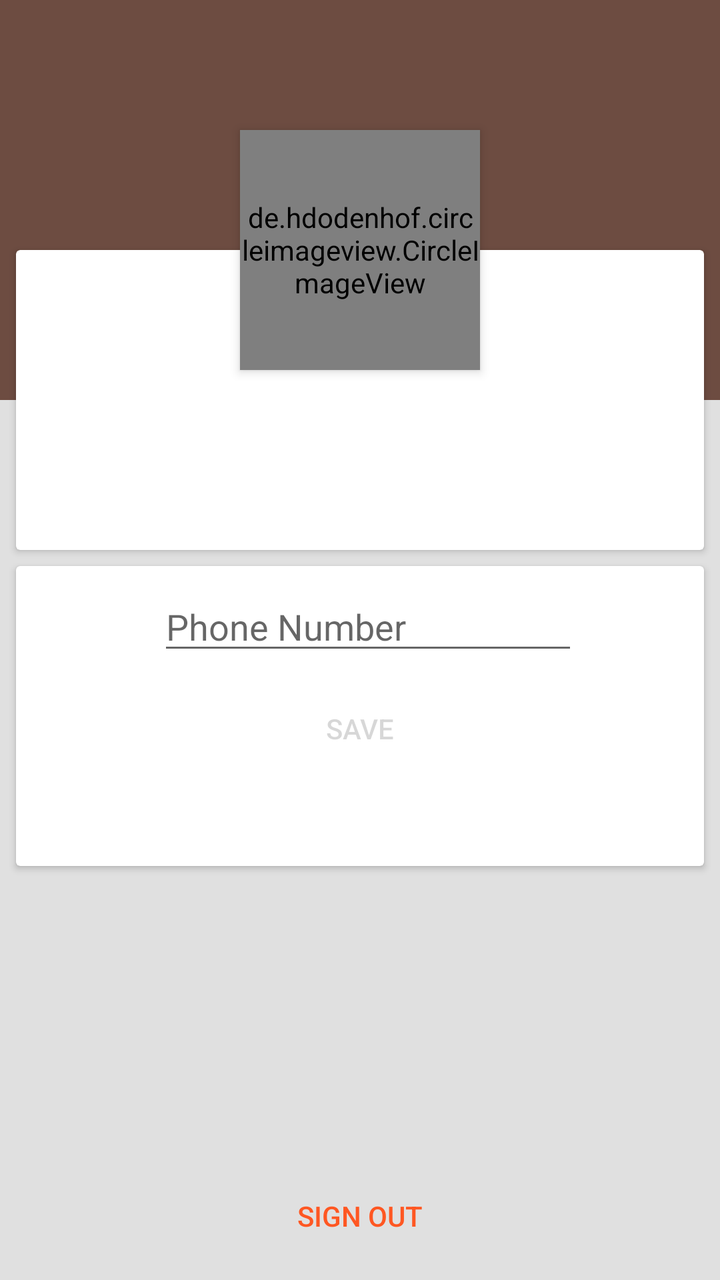
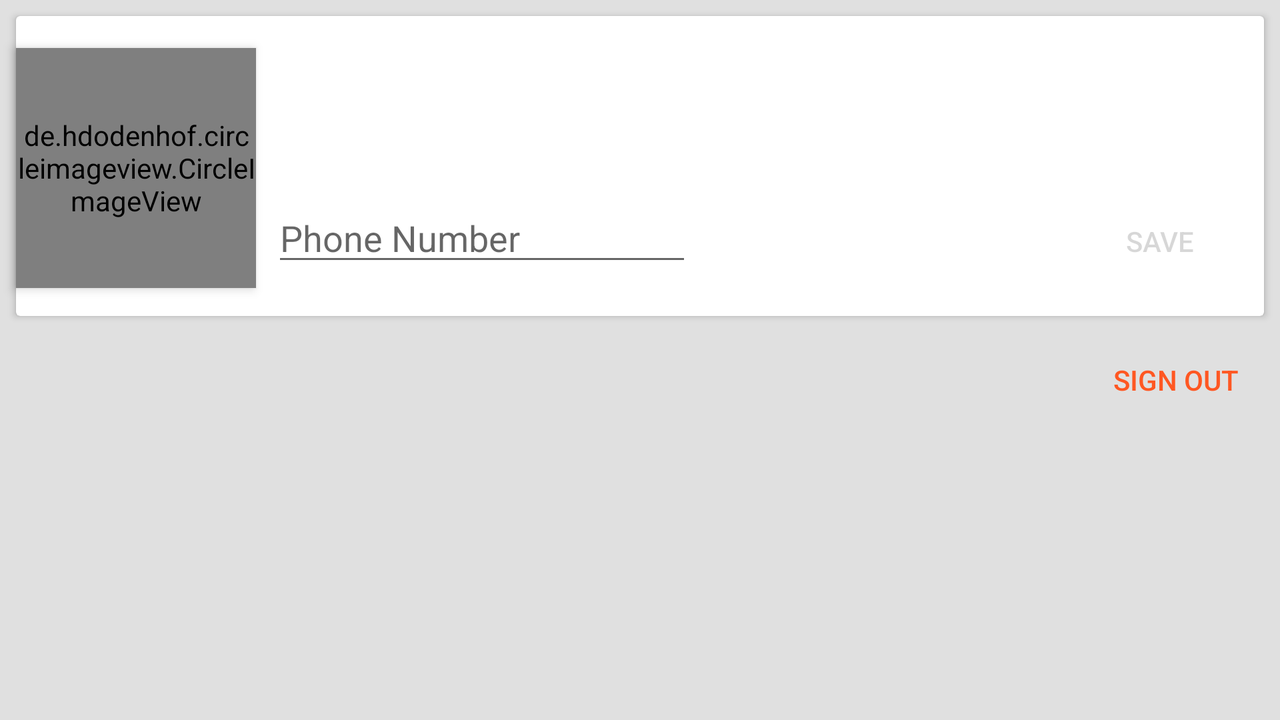

One screen, two layout resources from the same app: the default and the repository's alternative for another configuration. Each is rendered where Android would select it; the XML of both is given below.
<!-- AndroidManifest.xml: application theme AppTheme -->
<!-- res/layout/fragment_profile.xml -->
<?xml version="1.0" encoding="utf-8"?>

<android.support.constraint.ConstraintLayout xmlns:android="http://schemas.android.com/apk/res/android"
    xmlns:app="http://schemas.android.com/apk/res-auto"
    android:layout_width="match_parent"
    android:layout_height="match_parent"
    android:background="@color/colorBackground">

    <Button
        android:id="@+id/btn_profile_save"
        style="@style/Widget.AppCompat.Button.Borderless.Colored"
        android:layout_width="wrap_content"
        android:layout_height="wrap_content"
        android:layout_marginEnd="@dimen/default_margin_inner_layout"
        android:layout_marginStart="@dimen/default_margin_inner_layout"
        android:layout_marginTop="@dimen/default_margin_inner_layout"
        android:elevation="3dp"
        android:enabled="false"
        android:text="@string/save"
        app:layout_constraintEnd_toEndOf="@+id/cardView3"
        app:layout_constraintStart_toStartOf="@+id/cardView3"
        app:layout_constraintTop_toBottomOf="@+id/txt_profile_phone_number" />

    <Button
        android:id="@+id/btn_profile_signout"
        style="@style/Widget.AppCompat.Button.Borderless.Colored"
        android:layout_width="wrap_content"
        android:layout_height="wrap_content"
        android:layout_marginBottom="@dimen/default_margin_inner_layout"
        android:layout_marginEnd="@dimen/default_margin_inner_layout"
        android:layout_marginStart="@dimen/default_margin_inner_layout"
        android:elevation="3dp"
        android:text="@string/sign_out"
        app:layout_constraintBottom_toBottomOf="parent"
        app:layout_constraintEnd_toEndOf="parent"
        app:layout_constraintStart_toStartOf="parent" />

    <TextView
        android:id="@+id/tv_profile_email"
        android:layout_width="0dp"
        android:layout_height="wrap_content"
        android:layout_marginEnd="@dimen/default_margin_inner_layout"
        android:layout_marginStart="@dimen/default_margin_inner_layout"
        android:layout_marginTop="@dimen/default_margin_inner_layout"
        android:elevation="3dp"
        android:gravity="center"
        android:textSize="@dimen/coffee_name"
        app:layout_constraintEnd_toEndOf="parent"
        app:layout_constraintStart_toStartOf="parent"
        app:layout_constraintTop_toBottomOf="@+id/tv_profile_name" />

    <TextView
        android:id="@+id/tv_profile_name"
        android:layout_width="0dp"
        android:layout_height="wrap_content"
        android:layout_alignStart="@+id/iv_profile_screen_picture"
        android:layout_below="@+id/iv_profile_screen_picture"
        android:layout_marginEnd="@dimen/default_margin_inner_layout"
        android:layout_marginStart="@dimen/default_margin_inner_layout"
        android:layout_marginTop="@dimen/default_margin_inner_layout"
        android:elevation="3dp"
        android:gravity="center"
        android:textSize="@dimen/coffee_name"
        android:textStyle="bold"
        app:layout_constraintEnd_toEndOf="parent"
        app:layout_constraintStart_toStartOf="parent"
        app:layout_constraintTop_toBottomOf="@+id/iv_profile_screen_picture" />

    <de.hdodenhof.circleimageview.CircleImageView
        android:id="@+id/iv_profile_screen_picture"
        android:layout_width="@dimen/profile_size"
        android:layout_height="@dimen/profile_size"
        android:layout_marginBottom="@dimen/default_margin_inner_layout"
        android:layout_marginEnd="@dimen/default_margin_inner_layout"
        android:layout_marginStart="@dimen/default_margin_inner_layout"
        android:elevation="3dp"
        android:src="@drawable/profile"
        app:civ_border_color="@android:color/white"
        app:civ_border_width="3dp"
        app:layout_constraintBottom_toTopOf="@+id/cardView2"
        app:layout_constraintEnd_toEndOf="parent"
        app:layout_constraintStart_toStartOf="parent"
        app:layout_constraintTop_toTopOf="@+id/cardView2"
        app:layout_constraintVertical_bias="0.0" />

    <android.support.constraint.ConstraintLayout
        android:id="@+id/constraintLayout"
        android:layout_width="0dp"
        android:layout_height="@dimen/card_profile_size"
        android:background="@color/colorPrimaryDark"
        android:elevation="0dp"
        app:layout_constraintEnd_toEndOf="parent"
        app:layout_constraintStart_toStartOf="parent"
        app:layout_constraintTop_toTopOf="parent">

    </android.support.constraint.ConstraintLayout>

    <android.support.v7.widget.CardView
        android:id="@+id/cardView2"
        android:layout_width="0dp"
        android:layout_height="@dimen/coffee_picture_card_view_height"
        android:layout_marginEnd="@dimen/default_margin_inner_layout"
        android:layout_marginStart="@dimen/default_margin_inner_layout"
        android:layout_marginTop="@dimen/default_margin_inner_layout"
        android:elevation="1dp"
        app:layout_constraintBottom_toBottomOf="@+id/constraintLayout"
        app:layout_constraintEnd_toEndOf="parent"
        app:layout_constraintHorizontal_bias="0.0"
        app:layout_constraintStart_toStartOf="parent"
        app:layout_constraintTop_toBottomOf="@+id/constraintLayout"
        app:layout_constraintVertical_bias="0.302">


    </android.support.v7.widget.CardView>

    <android.support.v7.widget.CardView
        android:id="@+id/cardView3"
        android:layout_width="0dp"
        android:layout_height="@dimen/coffee_picture_card_view_height"
        android:layout_marginEnd="@dimen/default_margin_inner_layout"
        android:layout_marginStart="@dimen/default_margin_inner_layout"
        android:layout_marginTop="@dimen/default_margin_inner_layout"
        android:elevation="0dp"
        app:layout_constraintEnd_toEndOf="parent"
        app:layout_constraintStart_toStartOf="parent"
        app:layout_constraintTop_toBottomOf="@+id/cardView2">

    </android.support.v7.widget.CardView>

    <EditText
        android:id="@+id/txt_profile_phone_number"
        android:layout_width="wrap_content"
        android:layout_height="wrap_content"
        android:layout_marginEnd="16dp"
        android:layout_marginStart="16dp"
        android:layout_marginTop="@dimen/default_margin_inner_layout"
        android:drawableLeft="@drawable/fui_ic_phone_white_24dp"
        android:drawablePadding="@dimen/minimum_margin"
        android:drawableTint="@color/text_color_for_icons"
        android:elevation="3dp"
        android:ems="10"
        android:hint="@string/phone_number_hint"
        android:inputType="phone"
        app:layout_constraintEnd_toEndOf="parent"
        app:layout_constraintStart_toStartOf="@+id/cardView3"
        app:layout_constraintTop_toTopOf="@+id/cardView3" />

</android.support.constraint.ConstraintLayout>
<!-- resources referenced by this layout -->
<resources>
  <color name="colorBackground">#E0E0E0</color>
  <color name="colorPrimaryDark">#6D4C41</color>
  <color name="text_color_for_icons">#757575</color>
  <dimen name="card_profile_size">200dp</dimen>
  <dimen name="coffee_name">24sp</dimen>
  <dimen name="coffee_picture_card_view_height">150dp</dimen>
  <dimen name="default_margin_inner_layout">8dp</dimen>
  <dimen name="minimum_margin">4dp</dimen>
  <dimen name="profile_size">120dp</dimen>
  <!-- drawable profile: png bitmap (drawable, 428534 bytes) -->
  <string name="phone_number_hint">Phone Number</string>
  <string name="save">Save</string>
  <string name="sign_out">Sign out</string>
  <style name="AppTheme" parent="Theme.AppCompat.Light.NoActionBar">
          
          <item name="colorPrimary">@color/colorPrimary</item>
          <item name="colorPrimaryDark">@color/colorPrimaryDark</item>
          <item name="colorAccent">@color/colorAccent</item>
          <item name="android:windowContentTransitions">true</item>
      </style>
  <color name="colorPrimary">#795548</color>
  <color name="colorAccent">#FF5722</color>
</resources>
<!-- res/layout-land/fragment_profile.xml (the repository's variant of the layout above) -->
<!-- drawn on the phone turned sideways -->
<?xml version="1.0" encoding="utf-8"?>

<android.support.constraint.ConstraintLayout xmlns:android="http://schemas.android.com/apk/res/android"
    xmlns:app="http://schemas.android.com/apk/res-auto"
    android:layout_width="match_parent"
    android:layout_height="match_parent"
    android:background="@color/colorBackground">

    <Button
        android:id="@+id/btn_profile_save"
        style="@style/Widget.AppCompat.Button.Borderless.Colored"
        android:layout_width="wrap_content"
        android:layout_height="wrap_content"
        android:layout_marginEnd="@dimen/default_margin_inner_layout"
        android:layout_marginTop="@dimen/default_margin_inner_layout"
        android:elevation="3dp"
        android:enabled="false"
        android:text="@string/save"
        app:layout_constraintEnd_toEndOf="@+id/cardView2"
        app:layout_constraintTop_toBottomOf="@+id/tv_profile_email" />

    <Button
        android:id="@+id/btn_profile_signout"
        style="@style/Widget.AppCompat.Button.Borderless.Colored"
        android:layout_width="wrap_content"
        android:layout_height="wrap_content"
        android:layout_marginEnd="@dimen/default_margin_inner_layout"
        android:layout_marginTop="@dimen/default_margin_inner_layout"
        android:elevation="3dp"
        android:text="@string/sign_out"
        app:layout_constraintEnd_toEndOf="parent"
        app:layout_constraintTop_toBottomOf="@+id/cardView2" />

    <TextView
        android:id="@+id/tv_profile_email"
        android:layout_width="0dp"
        android:layout_height="wrap_content"
        android:layout_marginEnd="@dimen/default_margin_inner_layout"
        android:layout_marginStart="@dimen/default_margin_inner_layout"
        android:layout_marginTop="@dimen/default_margin_inner_layout"
        android:elevation="3dp"
        android:gravity="center"
        android:textSize="@dimen/coffee_name"
        app:layout_constraintEnd_toEndOf="parent"
        app:layout_constraintStart_toEndOf="@+id/iv_profile_screen_picture"
        app:layout_constraintTop_toBottomOf="@+id/tv_profile_name" />

    <TextView
        android:id="@+id/tv_profile_name"
        android:layout_width="0dp"
        android:layout_height="wrap_content"
        android:layout_alignStart="@+id/iv_profile_screen_picture"
        android:layout_below="@+id/iv_profile_screen_picture"
        android:layout_marginEnd="@dimen/default_margin_inner_layout"
        android:layout_marginStart="@dimen/default_margin_inner_layout"
        android:layout_marginTop="@dimen/default_margin_inner_layout"
        android:elevation="3dp"
        android:gravity="center"
        android:textSize="@dimen/coffee_name"
        android:textStyle="bold"
        app:layout_constraintEnd_toEndOf="parent"
        app:layout_constraintStart_toEndOf="@+id/iv_profile_screen_picture"
        app:layout_constraintTop_toTopOf="@+id/cardView2" />

    <de.hdodenhof.circleimageview.CircleImageView
        android:id="@+id/iv_profile_screen_picture"
        android:layout_width="@dimen/profile_size"
        android:layout_height="@dimen/profile_size"
        android:layout_marginStart="@dimen/default_margin_inner_layout"
        android:layout_marginTop="@dimen/default_margin_top"
        android:elevation="3dp"
        android:src="@drawable/profile"
        app:civ_border_color="@android:color/white"
        app:civ_border_width="3dp"
        app:layout_constraintStart_toStartOf="parent"
        app:layout_constraintTop_toTopOf="parent" />

    <android.support.v7.widget.CardView
        android:id="@+id/cardView2"
        android:layout_width="0dp"
        android:layout_height="@dimen/coffee_picture_card_view_height"
        android:layout_marginEnd="@dimen/default_margin_inner_layout"
        android:layout_marginStart="@dimen/default_margin_inner_layout"
        android:layout_marginTop="@dimen/default_margin_inner_layout"
        android:elevation="1dp"
        app:layout_constraintEnd_toEndOf="parent"
        app:layout_constraintHorizontal_bias="0.0"
        app:layout_constraintStart_toStartOf="parent"
        app:layout_constraintTop_toTopOf="parent">


    </android.support.v7.widget.CardView>

    <EditText
        android:id="@+id/txt_profile_phone_number"
        android:layout_width="wrap_content"
        android:layout_height="wrap_content"
        android:layout_marginStart="@dimen/default_margin_inner_layout"
        android:layout_marginTop="@dimen/default_margin_inner_layout"
        android:drawableLeft="@drawable/fui_ic_phone_white_24dp"
        android:drawablePadding="4dp"
        android:drawableTint="@color/text_color_for_icons"
        android:elevation="3dp"
        android:ems="10"
        android:hint="@string/phone_number_hint"
        android:inputType="phone"
        app:layout_constraintStart_toEndOf="@+id/iv_profile_screen_picture"
        app:layout_constraintTop_toBottomOf="@+id/tv_profile_email" />

</android.support.constraint.ConstraintLayout>
<!-- resources referenced by the variant -->
<!-- as the phone turned sideways resolves them -->
<resources>
  <color name="colorBackground">#E0E0E0</color>
  <color name="text_color_for_icons">#757575</color>
  <dimen name="coffee_name">24sp</dimen>
  <dimen name="coffee_picture_card_view_height">150dp</dimen>
  <dimen name="default_margin_inner_layout">8dp</dimen>
  <dimen name="default_margin_top">24dp</dimen>
  <dimen name="profile_size">120dp</dimen>
  <!-- drawable profile: png bitmap (drawable, 428534 bytes) -->
  <string name="phone_number_hint">Phone Number</string>
  <string name="save">Save</string>
  <string name="sign_out">Sign out</string>
  <style name="AppTheme" parent="Theme.AppCompat.Light.NoActionBar">
          
          <item name="colorPrimary">@color/colorPrimary</item>
          <item name="colorPrimaryDark">@color/colorPrimaryDark</item>
          <item name="colorAccent">@color/colorAccent</item>
          <item name="android:windowContentTransitions">true</item>
      </style>
  <color name="colorPrimary">#795548</color>
  <color name="colorPrimaryDark">#6D4C41</color>
  <color name="colorAccent">#FF5722</color>
</resources>
